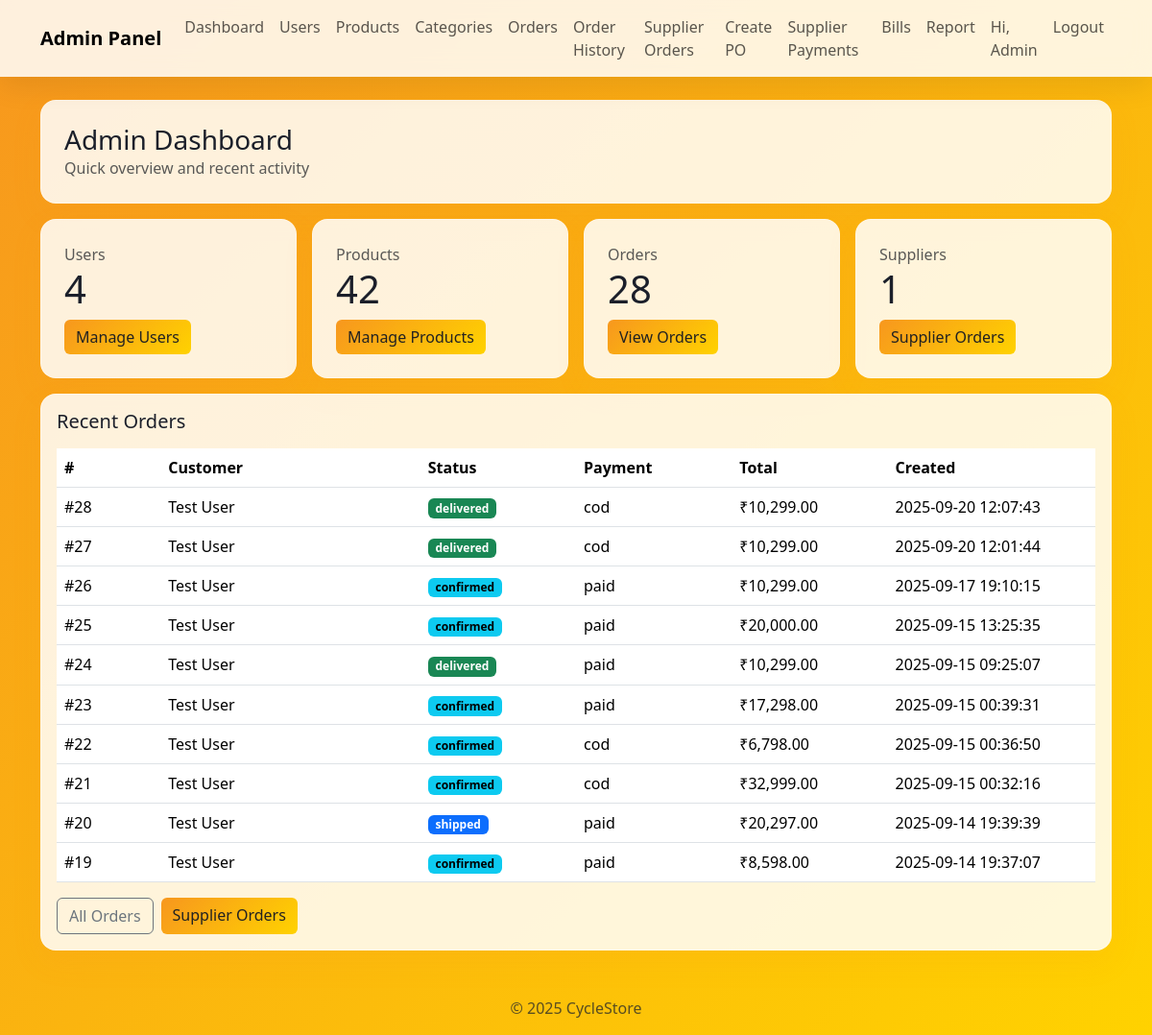
Page /admin/dashboard.php (signed in) on the committed database.
### tables this page shows
CREATE TABLE `orders` (
  `id` int(11) NOT NULL,
  `order_date` datetime NOT NULL DEFAULT current_timestamp(),
  `user_id` int(11) NOT NULL,
  `address_id` int(11) NOT NULL,
  `status` enum('pending','confirmed','shipped','delivered','cancelled') NOT NULL DEFAULT 'pending',
  `subtotal` decimal(12,2) NOT NULL DEFAULT 0.00,
  `shipping` decimal(12,2) NOT NULL DEFAULT 0.00,
  `total` decimal(12,2) NOT NULL DEFAULT 0.00,
  `payment_status` enum('unpaid','paid','cod','refund') NOT NULL DEFAULT 'unpaid',
  `created_at` datetime DEFAULT current_timestamp()
);

CREATE TABLE `users` (
  `id` int(11) NOT NULL,
  `role_id` int(11) NOT NULL,
  `name` varchar(120) NOT NULL,
  `email` varchar(160) NOT NULL,
  `password_plain` varchar(120) NOT NULL,
  `created_at` datetime DEFAULT current_timestamp()
);

### admin/dashboard.php (the view, shortened to what this page needs)
<?php
require_once '../config/db.php';
$users = (int)mysqli_fetch_assoc(mysqli_query($conn, "SELECT COUNT(*) c FROM users"))['c'];
$products = (int)mysqli_fetch_assoc(mysqli_query($conn, "SELECT COUNT(*) c FROM products"))['c'];
$orders = (int)mysqli_fetch_assoc(mysqli_query($conn, "SELECT COUNT(*) c FROM orders"))['c'];
$suppliers = (int)mysqli_fetch_assoc(mysqli_query($conn, "SELECT COUNT(*) c FROM suppliers"))['c'];
$recent=[];
$ro = mysqli_query($conn, "SELECT o.id, u.name customer, o.status, o.payment_status, o.total, o.created_at
                           FROM orders o JOIN users u ON u.id=o.user_id
                           ORDER BY o.id DESC LIMIT 10");
while($r=mysqli_fetch_assoc($ro)) $recent[]=$r;
include '../includes/header_admin.php';
include '../includes/nav_admin.php';
?>
<div class="container my-4">
  <div class="row g-3">
    <div class="col-12">
      <div class="glass p-4">
        <h3 class="mb-0">Admin Dashboard</h3>
        <div class="text-muted">Quick overview and recent activity</div>
      </div>
    </div>
    <div class="col-md-3">
      <div class="glass p-4 h-100">
        <div class="text-muted">Users</div>
        <div class="display-6"><?=$users?></div>
        <a class="btn btn-brand mt-2" href="users.php">Manage Users</a>
      </div>
    </div>
    <div class="col-md-3">
      <div class="glass p-4 h-100">
        <div class="text-muted">Products</div>
        <div class="display-6"><?=$products?></div>
        <a class="btn btn-brand mt-2" href="products.php">Manage Products</a>
      </div>
    </div>
    <div class="col-md-3">
      <div class="glass p-4 h-100">
        <div class="text-muted">Orders</div>
        <div class="display-6"><?=$orders?></div>
        <a class="btn btn-brand mt-2" href="orders.php">View Orders</a>
      </div>
    </div>
    <div class="col-md-3">
      <div class="glass p-4 h-100">
        <div class="text-muted">Suppliers</div>
        <div class="display-6"><?=$suppliers?></div>
        <a class="btn btn-brand mt-2" href="po_list.php">Supplier Orders</a>
      </div>
    </div>
    <div class="col-12">
      <div class="glass p-3">
        <h5 class="mb-3">Recent Orders</h5>
        <div class="table-responsive">
          <table class="table align-middle mb-0">
            <thead>
              <tr><th style="width:10%">#</th><th>Customer</th><th style="width:15%">Status</th><th style="width:15%">Payment</th><th style="width:15%">Total</th><th style="width:20%">Created</th></tr>
            </thead>
            <tbody>
              <?php foreach($recent as $o): ?>
                <tr>
                  <td>#<?=$o['id']?></td>
                  <td><?=htmlspecialchars($o['customer'])?></td>
                  <td>
                    <?php
                      $badge='text-bg-secondary';
                      if($o['status']==='confirmed') $badge='text-bg-info';
                      if($o['status']==='shipped') $badge='text-bg-primary';
                      if($o['status']==='delivered') $badge='text-bg-success';
                    ?>
                    <span class="badge <?=$badge?>"><?=htmlspecialchars($o['status'])?></span>
                  </td>
                  <td><?=htmlspecialchars($o['payment_status'])?></td>
                  <td>₹<?=number_format((float)$o['total'],2)?></td>
                  <td><?=htmlspecialchars($o['created_at'])?></td>
                </tr>
              <?php endforeach; ?>
            </tbody>
          </table>
        </div>
        <div class="mt-3 d-flex gap-2">
          <a class="btn btn-outline-secondary" href="orders.php">All Orders</a>
          <a class="btn btn-brand" href="po_list.php">Supplier Orders</a>
        </div>
      </div>
    </div>
  </div>
</div>
<?php include '../includes/footer.php'; ?>

### includes/header_admin.php (style rules this page uses)
body { background:linear-gradient(135deg,#f7971e,#ffd200);min-height:100vh;color:#1b1f2a; }
.glass { background:rgba(255,255,255,.85);border:1px solid rgba(255,255,255,.28);border-radius:16px;box-shadow:0 12px 30px rgba(247,151,30,.12); }
.btn-brand { background:linear-gradient(135deg,#f7971e,#ffd200);color:#222;border:0; }

### rows in the picture
orders: id "28", user.name "Test User", status "delivered", payment_status "cod", total "10,299.00", created_at "2025-09-20 12:07:43"
orders: id "27", user.name "Test User", status "delivered", payment_status "cod", total "10,299.00", created_at "2025-09-20 12:01:44"
orders: id "26", user.name "Test User", status "confirmed", payment_status "paid", total "10,299.00", created_at "2025-09-17 19:10:15"
orders: id "25", user.name "Test User", status "confirmed", payment_status "paid", total "20,000.00", created_at "2025-09-15 13:25:35"
orders: id "24", user.name "Test User", status "delivered", payment_status "paid", total "10,299.00", created_at "2025-09-15 09:25:07"
orders: id "23", user.name "Test User", status "confirmed", payment_status "paid", total "17,298.00", created_at "2025-09-15 00:39:31"
orders: id "22", user.name "Test User", status "confirmed", payment_status "cod", total "6,798.00", created_at "2025-09-15 00:36:50"
orders: id "21", user.name "Test User", status "confirmed", payment_status "cod", total "32,999.00", created_at "2025-09-15 00:32:16"
orders: id "20", user.name "Test User", status "shipped", payment_status "paid", total "20,297.00", created_at "2025-09-14 19:39:39"
orders: id "19", user.name "Test User", status "confirmed", payment_status "paid", total "8,598.00", created_at "2025-09-14 19:37:07"

### other values in the picture
$u['name'] "Admin"
$users "4"
$products "42"
$orders "28"
$suppliers "1"
